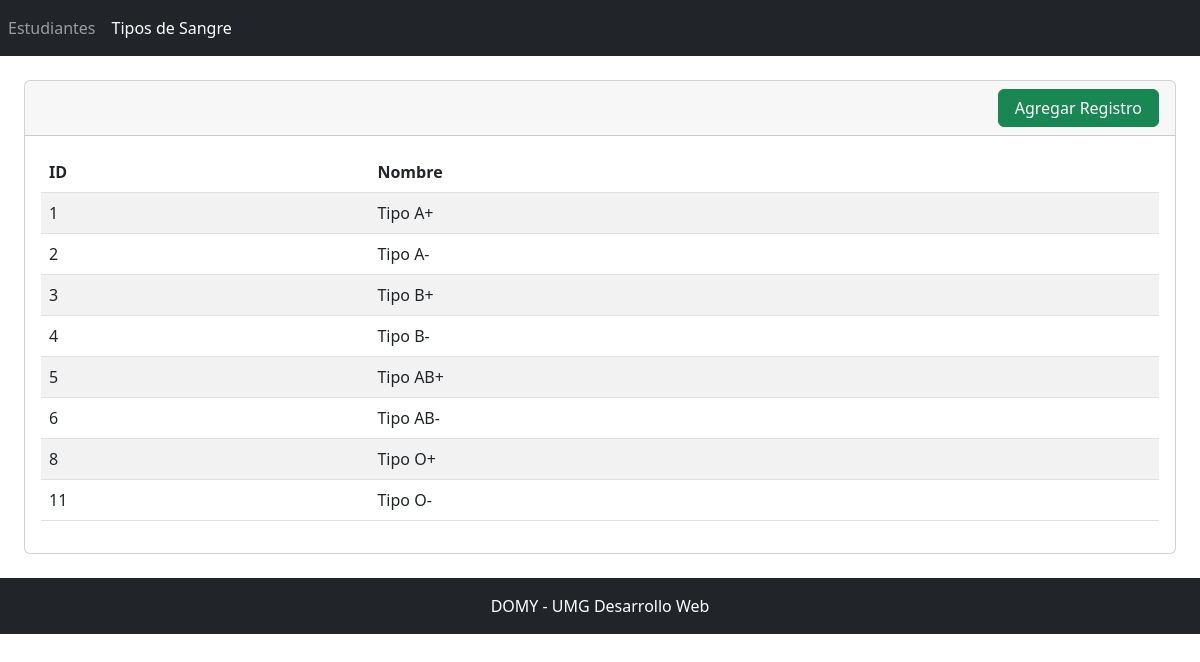
Screenshot of /tipo_sangre.php with the database file from the repository.
### tables this page shows
CREATE TABLE `tipos_sangre` (
  `id_tipo_sangre` smallint NOT NULL AUTO_INCREMENT,
  `sangre` varchar(60) NOT NULL,
  PRIMARY KEY (`id_tipo_sangre`)
);

### tipo_sangre.php (the view, shortened to what this page needs)
<?php include("datos_conexion.php"); ?>
<!doctype html>
<html lang="es">
  <head>
    <link rel="stylesheet" href="https://cdn.jsdelivr.net/npm/bootstrap@5.2.0/dist/css/bootstrap.min.css">
  </head>
  <body>
    <header>
      <nav class="navbar navbar-expand-lg navbar-dark bg-dark">
        <div class="collapse navbar-collapse" id="navbarSupportedContent">
          <ul class="navbar-nav mr-auto">
            <li class="nav-item">
              <a class="nav-link" href="index.php">Estudiantes</a>
            </li>
            <li class="nav-item">
              <a class="nav-link active" href="tipo_sangre.php">Tipos de Sangre</a>
            </li>
          </ul>
        </div>
      </nav>
    </header>
    <main class="m-4">
      <div class="card">
        <div class="card-header d-flex justify-content-end">
          <button type="button" class="btn btn-success px-3" data-bs-toggle="modal" data-bs-target="#modalForm" onclick="setAccion('C', null);">Agregar Registro</button>
        </div>
        <div class="card-body table-responsive">
          <table class="table table-striped table-hover">
            <thead>
              <tr>
                <th scope="col">ID</th>
                <th scope="col">Nombre</th>
              </tr>
            </thead>
            <tbody>
              <?php
                $db_conexion=mysqli_connect($db_host,$db_usr,$db_pass,$db_nombre);
                $db_conexion->real_query('SELECT * FROM tipos_sangre;');
                $resultado=$db_conexion->use_result();
                while ($fila=$resultado->fetch_assoc()) { ?>
                <tr data-bs-toggle="modal" data-bs-target="#modalForm" onclick='setAccion("U", <?php echo json_encode($fila); ?>);'>
                  <td><?php echo $fila['id_tipo_sangre']; ?></td>
                  <td><?php echo $fila['sangre']; ?></td>
                </tr>
              <?php } ?>
            </tbody>
          </table>
        </div>
      </div>
    </main>
    <footer class="bg-dark text-center p-3 text-white">
      DOMY - UMG Desarrollo Web
    </footer>
  </body>
</html>

### rows the page displays
tipos_sangre: id_tipo_sangre "1", sangre "Tipo A+"
tipos_sangre: id_tipo_sangre "2", sangre "Tipo A-"
tipos_sangre: id_tipo_sangre "3", sangre "Tipo B+"
tipos_sangre: id_tipo_sangre "4", sangre "Tipo B-"
tipos_sangre: id_tipo_sangre "5", sangre "Tipo AB+"
tipos_sangre: id_tipo_sangre "6", sangre "Tipo AB-"
tipos_sangre: id_tipo_sangre "8", sangre "Tipo O+"
tipos_sangre: id_tipo_sangre "11", sangre "Tipo O-"
